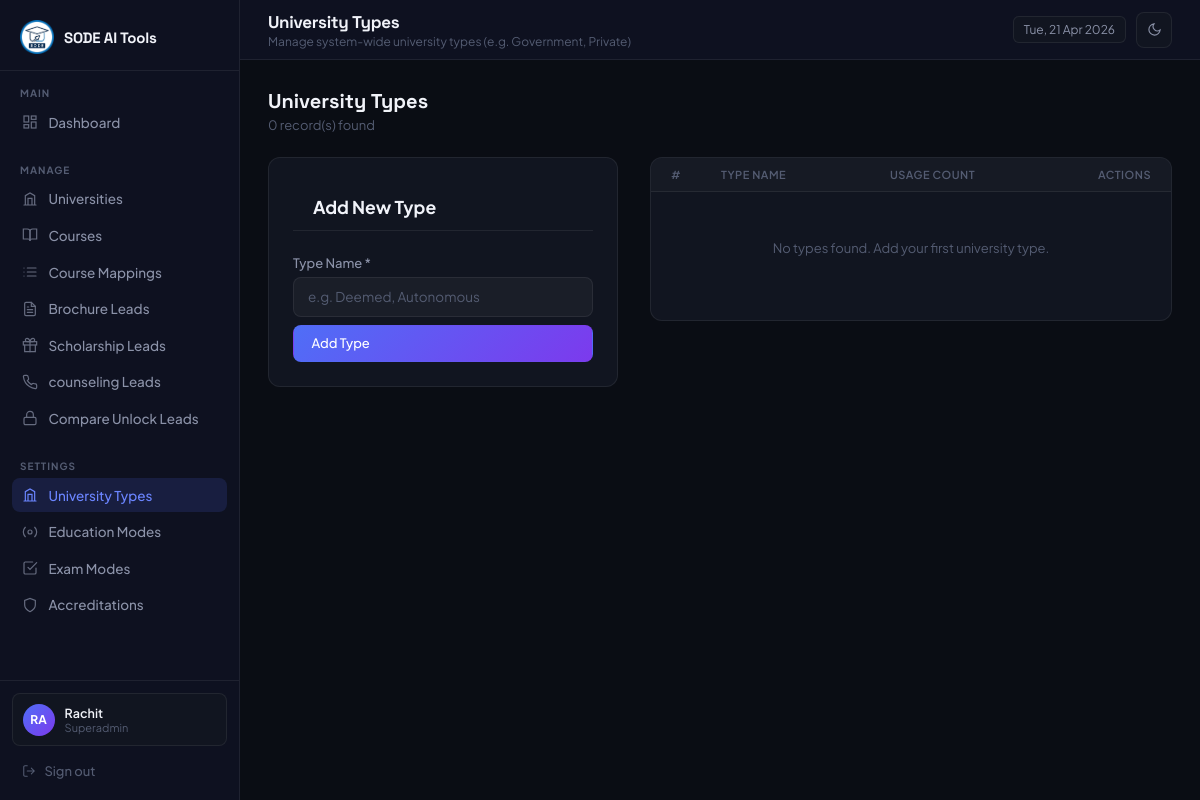
/admin/masters/university_types.php (signed in), run on an earlier commit of the app's database.
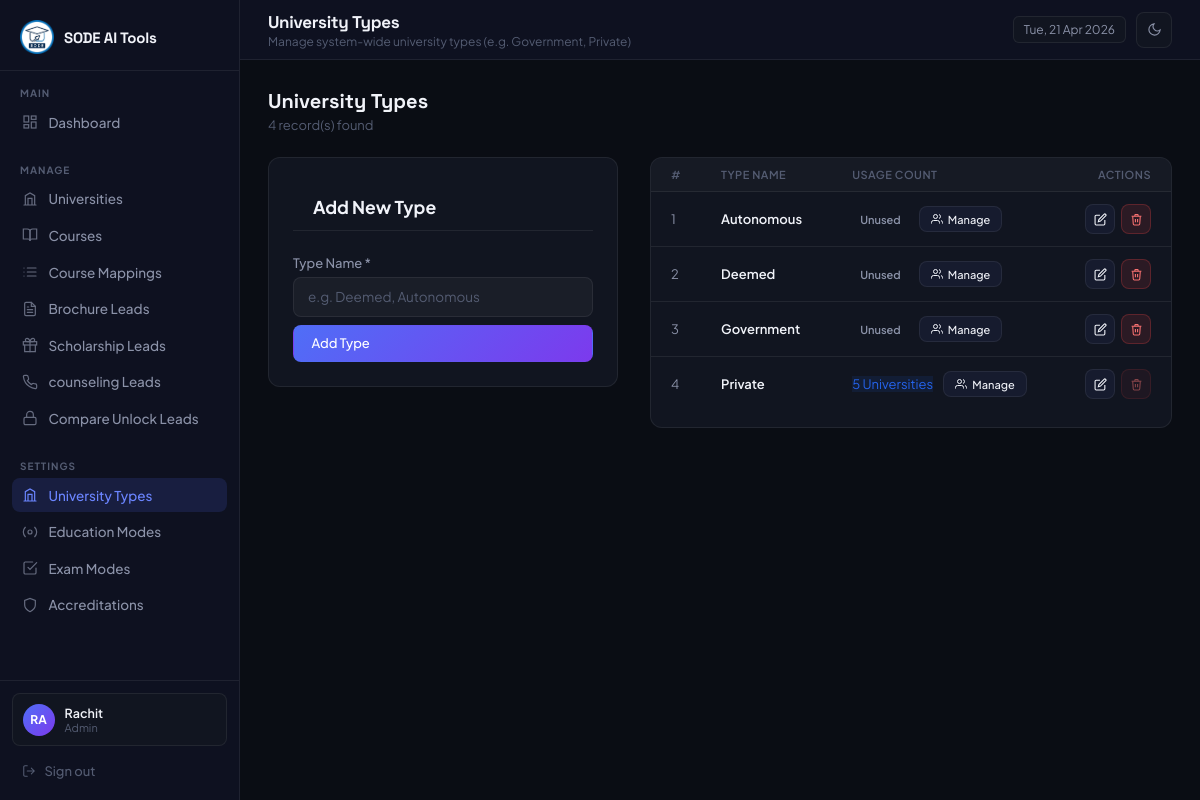
And on a later commit of the database.
### tables this page shows
CREATE TABLE `university_types` (
  `id` int(11) NOT NULL,
  `type_name` varchar(150) NOT NULL,
  `is_active` tinyint(1) DEFAULT 1
);

### includes/helpers.php (called while the page is built, shortened)
<?php
function e(mixed $val): string {
    return htmlspecialchars((string)$val, ENT_QUOTES, 'UTF-8');
}

### admin/masters/university_types.php (the view, shortened to what the changed rows need)
<?php
require_once '../../includes/db.php';
require_once '../../includes/helpers.php';
$edit_item = null;
$types = $pdo->query("
    SELECT t.*, (SELECT COUNT(*) FROM universities u WHERE u.university_type_id = t.id) as used_count
    FROM university_types t
    ORDER BY t.type_name ASC
")->fetchAll();
?>
<!DOCTYPE html>
<html lang="en">
<head>
</head>
<body>
  <?php require_once __DIR__ . '/../includes/sidebar.php'; ?>
  <main class="main">
    <?php require_once __DIR__ . '/../includes/topbar.php'; ?>
    <div class="content">
      <div class="page-header">
        <div>
          <h3>University Types</h3>
          <p><?= count($types) ?> record(s) found</p>
        </div>
      </div>
      <div class="split-layout">
        <div class="split-table">
          <div class="panel" style="padding:0;">
            <div class="table-responsive">
              <table>
                <thead>
                  <tr>
                    <th style="width:50px;">#</th>
                    <th>Type Name</th>
                    <th>Usage Count</th>
                    <th style="width:100px;text-align:right;">Actions</th>
                  </tr>
                </thead>
                <tbody>
                  <?php if ($types): ?>
                    <?php foreach ($types as $i => $t): ?>
                      <tr data-ba-row-id="<?= $t['id'] ?>" data-ba-module="university_types" <?= $edit_item && $edit_item['id'] == $t['id'] ? 'style="background:rgba(37,99,235,0.05);"' : '' ?>>
                        <td data-label="#"> <?= $i + 1 ?> </td>
                        <td data-label="Type Name" style="font-weight:600;color:var(--text);"><?= e($t['type_name']) ?></td>
                         <td data-label="Usage Count">
                          <div class="ba-trigger-cell">
                            <?php if ($t['used_count'] > 0): ?>
                              <span class="usage-badge ba-usage-badge" style="background:rgba(37,99,235,0.1);color:#2563eb;"><?= $t['used_count'] ?> Universities</span>
                            <?php else: ?>
                              <span class="badge ba-none-text">Unused</span>
                            <?php endif; ?>
                            <button
                              type="button"
                              class="btn btn-secondary btn-sm ba-manage-btn"
                              onclick="openBulkModal('university_types', <?= $t['id'] ?>, <?= htmlspecialchars(json_encode($t['type_name']), ENT_QUOTES) ?>)"
                              title="Manage associated universities">
                              <svg width="12" height="12" viewBox="0 0 24 24" fill="none" stroke="currentColor" stroke-width="2"><path d="M17 21v-2a4 4 0 0 0-4-4H5a4 4 0 0 0-4 4v2"/><circle cx="9" cy="7" r="4"/><path d="M23 21v-2a4 4 0 0 0-3-3.87"/><path d="M16 3.13a4 4 0 0 1 0 7.75"/></svg>
                              Manage
                            </button>
                          </div>
                         </td>
                        <td data-label="Actions" style="text-align:right;">
                          <div class="action-col" style="justify-content:flex-end;">
                            <a href="?edit=<?= $t['id'] ?>" class="btn btn-secondary btn-sm btn-icon" title="Edit">
                              <svg width="13" height="13" viewBox="0 0 24 24" fill="none" stroke="currentColor" stroke-width="2"><path d="M11 4H4a2 2 0 0 0-2 2v14a2 2 0 0 0 2 2h14a2 2 0 0 0 2-2v-7"/><path d="M18.5 2.5a2.121 2.121 0 0 1 3 3L12 15l-4 1 1-4 9.5-9.5z"/></svg>
                            </a>
                            <form method="POST" style="display:inline;">
                              <button type="submit" class="btn btn-danger btn-sm btn-icon" title="Delete" <?= $t['used_count'] > 0 ? 'disabled style="opacity:0.5;cursor:not-allowed;"' : '' ?> data-confirm="Delete '<?= e($t['type_name']) ?>'?">
                                <svg width="13" height="13" viewBox="0 0 24 24" fill="none" stroke="currentColor" stroke-width="2"><polyline points="3 6 5 6 21 6"/><path d="M19 6l-1 14a2 2 0 0 1-2 2H8a2 2 0 0 1-2-2L5 6"/><path d="M10 11v6M14 11v6"/><path d="M9 6V4a1 1 0 0 1 1-1h4a1 1 0 0 1 1 1v2"/></svg>
                              </button>
                            </form>
                          </div>
                        </td>
                       </tr>
                    <?php endforeach; ?>
                  <?php else: ?>
                    <tr><td colspan="4" class="empty-state">No types found. Add your first university type.</td></tr>
                  <?php endif; ?>
                </tbody>
              </table>
            </div>
          </div>
        </div>
      </div>
    </div>
  </main>
</body>
</html>

### admin/includes/sidebar.php (shortened to what the changed rows need)
<aside class="sidebar" id="sidebar">
  <div class="sidebar-footer">
    <div class="user-info">
      <div class="user-meta">
        <span class="uname"><?= htmlspecialchars($_SESSION['admin_name']) ?></span>
        <span class="urole"><?= htmlspecialchars($_SESSION['admin_role']) ?></span>
      </div>
    </div>
  </div>
</aside>

What changed in the data, as far as the page shows it:
added university_types: type_name "Autonomous", shows "Unused"
added university_types: type_name "Deemed", shows "Unused"
added university_types: type_name "Government", shows "Unused"
added university_types: type_name "Private", used_count "5"
Also different on the page:
$_SESSION['admin_role']: "Superadmin" → "Admin"
count($types): "0" → "4"
text no longer shown: "No types found. Add your first university type."
